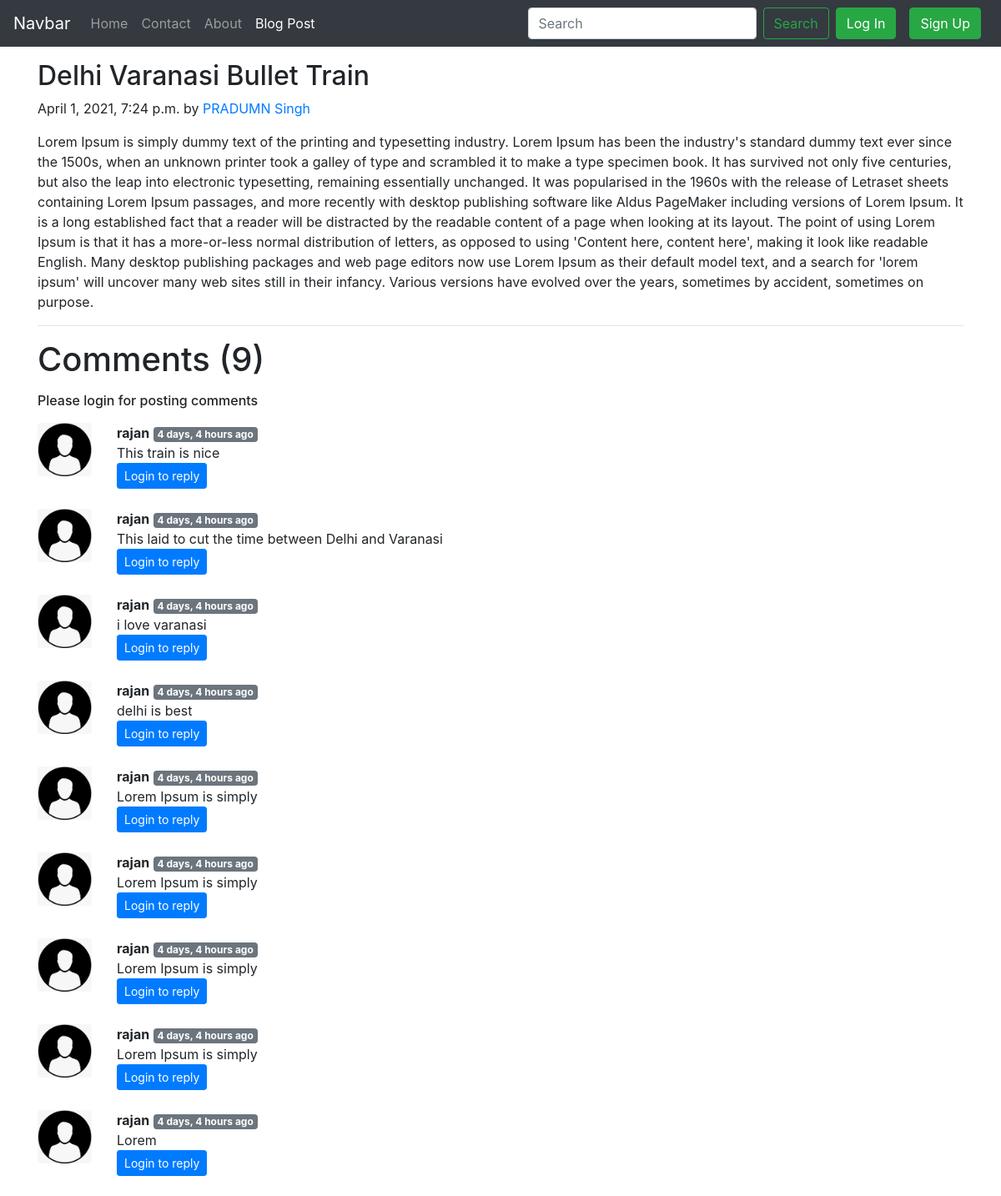
/blog/train, run on the app's committed database.
### blogging/models.py (models this page shows, shortened)
class Post(models.Model):
    Serial_no=models.AutoField(primary_key=True)
    Title=models.CharField(max_length=255)
    Author=models.CharField(max_length=20)
    Slug=models.CharField(max_length=150)
    Timestamp=models.DateTimeField(blank=True)
    Content=models.TextField()

class blog_comment(models.Model):
    Serial_no=models.AutoField(primary_key=True)
    Comment=models.TextField()
    user=models.ForeignKey(User,on_delete=models.CASCADE)
    post=models.ForeignKey(Post,on_delete=models.CASCADE)
    Parent=models.ForeignKey('self',on_delete=models.CASCADE,null=True)
    Time_stamp=models.DateTimeField(default=now)

### blogging/views.py (the view)
# urls.py: path("<str:slug>",views.blog_post, name="blog_post")
def blog_post(request,slug):
        post=Post.objects.filter(Slug=slug).first()
        comments=blog_comment.objects.filter(post=post,Parent=None)
        replies=blog_comment.objects.filter(post=post).exclude(Parent=None)
        reply_dict={}
        for reply in replies:
            if reply.Parent.Serial_no not in reply_dict.keys():
                reply_dict[reply.Parent.Serial_no]=[reply]
            else:
                reply_dict[reply.Parent.Serial_no].append(reply)
        context={'post':post,'comments':comments,'user':request.user,'reply_dict': reply_dict}
        return render(request,'blog/blog_post.html',context)

### blogging/templatetags/extras.py (called while the page is built)
@register.filter(name='get_val')
def get_val(dict,key):
    return dict.get(key)

### templates/blog/blog_post.html (shortened to what this page needs)
{% extends 'base.html' %}
{% block blog_post %}active{% endblock %}
{% block body %}
{% load humanize %}
{% load extras %}
<div class="container my-3">
    <div class="blog-post">
        <h2 class="blog-post-title">{{post.Title}}</h2>
        <p class="blog-post-meta">{{post.Timestamp}} by <a href="#">{{post.Author}}</a></p>
        <p>{{post.Content}}</p>
        <hr>
    </div>
</div>
<div class="container">
    <h1>Comments ({{ comments.count }})</h1>
    {% if user.is_authenticated %}
    <form action="/blog/post_comment" method="post">
        {% csrf_token %}
        <div class="form-group">
            <label for="comment"><b>Post Comment</b></label>
            <input type="text" class="form-control" name="comment" placeholder="Enter your comment here">
        </div>
        <input type="hidden" name="post_sno" value="{{post.Serial_no}}">
        <input type="hidden" name="parent_sno" value="">
        <button type="submit" class="btn btn-primary">Post</button>
    </form>
    {% else %}
    <p>
    <h6>Please login for posting comments</h6>
    </p>
    {% endif %}
    {% for i in comments %}
    <div class="row my-3 ">
        <div class="col-md-1">
            <img class="rounded mx-auto d-block w-100" src="/static/image/user.png" alt="pic">
        </div>
        <div class="col-md-11">
            <div><b>{{ i.user }}</b> <span class="badge badge-secondary">{{ i.Time_stamp| naturaltime }}</span></div>
            <div>{{ i.Comment }}</div>
            <div class="reply">
                {% if user.is_authenticated %}
                <a class="btn btn-primary" data-toggle="collapse" href="#reply{{ i.Serial_no }}" role="button"
                    aria-expanded="false" aria-controls="reply">
                    Reply
                </a>
                <div class="collapse" id="reply{{ i.Serial_no }}">
                    <div class="card card-body">
                        <form action="/blog/post_comment" method="post">
                            {% csrf_token %}
                            <div class="form-group">
                                <label for="comment"><b>Post Reply</b></label>
                                <input type="text" class="form-control" name="comment"
                                    placeholder="Enter your comment here">
                                <input type="hidden" name="parent_sno" value="{{ i.Serial_no }}">
                            </div>
                            <input type="hidden" name="post_sno" value="{{ post.Serial_no }}">
                            <button type="submit" class="btn btn-primary">Post</button>
                        </form>
                    </div>
                </div>
                {% else %}
                <button class="btn btn-sm btn-primary" type="button" data-toggle="collapse"
                    data-target="#reply{{i.Serial_no}}" aria-expanded="false"
                    aria-controls="reply{{i.Serial_no}} disabled">
                    Login to reply
                </button>
                {% endif %}
            </div>
        </div>
    </div>
    {% endfor %}
</div>
{% endblock %}

### templates/base.html (shortened to what this page needs)
<!doctype html>
<html lang="en">
  <head>
    <link rel="stylesheet" href="https://cdn.jsdelivr.net/npm/bootstrap@4.5.3/dist/css/bootstrap.min.css">
  </head>
  <body>
<nav class="navbar navbar-expand-lg navbar-dark bg-dark">
  <a class="navbar-brand" href="#">Navbar</a>
  <div class="collapse navbar-collapse" id="navbarSupportedContent">
    <ul class="navbar-nav mr-auto">
      <li class="nav-item {% block home %} {% endblock %}">
        <a class="nav-link" href="/">Home <span class="sr-only">(current)</span></a>
      </li>
      <li class="nav-item {% block contact %} {% endblock %}">
        <a class="nav-link" href="/contact">Contact</a>
      </li>
        <li class="nav-item {% block about %} {% endblock %}">
        <a class="nav-link" href="/about">About</a>
      </li>
    <li class="nav-item {% block blog_post %} {% endblock %}">
        <a class="nav-link" href="/blog/blogpost">Blog Post</a>
      </li>
    </ul>
    <form method="get" action="/search" class="form-inline my-2 my-lg-0">
      <input class="form-control mr-sm-2" type="search" placeholder="Search" name="querry" id="querry" aria-label="Search">
      <button class="btn btn-outline-success my-2 my-sm-0" type="submit">Search</button>
    </form>
  {% if user.is_authenticated %}
      <ul class="navbar-nav mr-2">
      <li class="nav-item dropdown">
        <a class="nav-link dropdown-toggle" href="#" id="navbarDropdown" role="button" data-toggle="dropdown" aria-haspopup="true" aria-expanded="false">
          Welcome {{request.user}}
        </a>
        <div class="dropdown-menu" aria-labelledby="navbarDropdown">
          <a class="dropdown-item" href="/logout">Logout</a>
        </div>
      </li>
      </ul>
      </div>
{% else %}
       <button type="button" class="btn btn-success mx-2" data-toggle="modal" data-target="#login_modal">
  Log In
</button>
      <button type="button" class="btn btn-success mx-2" data-toggle="modal" data-target="#signup_modal">
  Sign Up
</button>
{% endif %}
  </div>
</nav>
{% block body %}
{% endblock %}
  </body>
</html>

### data on the page
Post: Title "Delhi Varanasi Bullet Train", Timestamp "April 1, 2021, 7:24 p.m.", Author "PRADUMN Singh", Content "Lorem Ipsum is simply dummy text of the printing and typesetting industry. Lorem Ipsum has been the industry's standard dummy text ever since the 1500s, when an unknown printer took a galley of type and scrambled it to make a type specimen book. It has survived not only five centuries, but also the leap into electronic typesetting, remaining essentially unchanged. It was popularised in the 1960s with the release of Letraset sheets containing Lorem Ipsum passages, and more recently with desktop publishing software like Aldus PageMaker including versions of Lorem Ipsum. It is a long established fact that a reader will be distracted by the readable content of a page when looking at its layout.…"
blog_comment: user "rajan", Time_stamp "4 days, 4 hours ago", Comment "This train is nice"
blog_comment: user "rajan", Time_stamp "4 days, 4 hours ago", Comment "This laid to cut the time between Delhi and Varanasi"
blog_comment: user "rajan", Time_stamp "4 days, 4 hours ago", Comment "i love varanasi"
blog_comment: user "rajan", Time_stamp "4 days, 4 hours ago", Comment "delhi is best"
blog_comment: user "rajan", Time_stamp "4 days, 4 hours ago", Comment "Lorem Ipsum is simply"
blog_comment: user "rajan", Time_stamp "4 days, 4 hours ago", Comment "Lorem Ipsum is simply"
blog_comment: user "rajan", Time_stamp "4 days, 4 hours ago", Comment "Lorem Ipsum is simply"
blog_comment: user "rajan", Time_stamp "4 days, 4 hours ago", Comment "Lorem Ipsum is simply"
blog_comment: user "rajan", Time_stamp "4 days, 4 hours ago", Comment "Lorem"

### other printed values
{{ comments.count }} "9"
